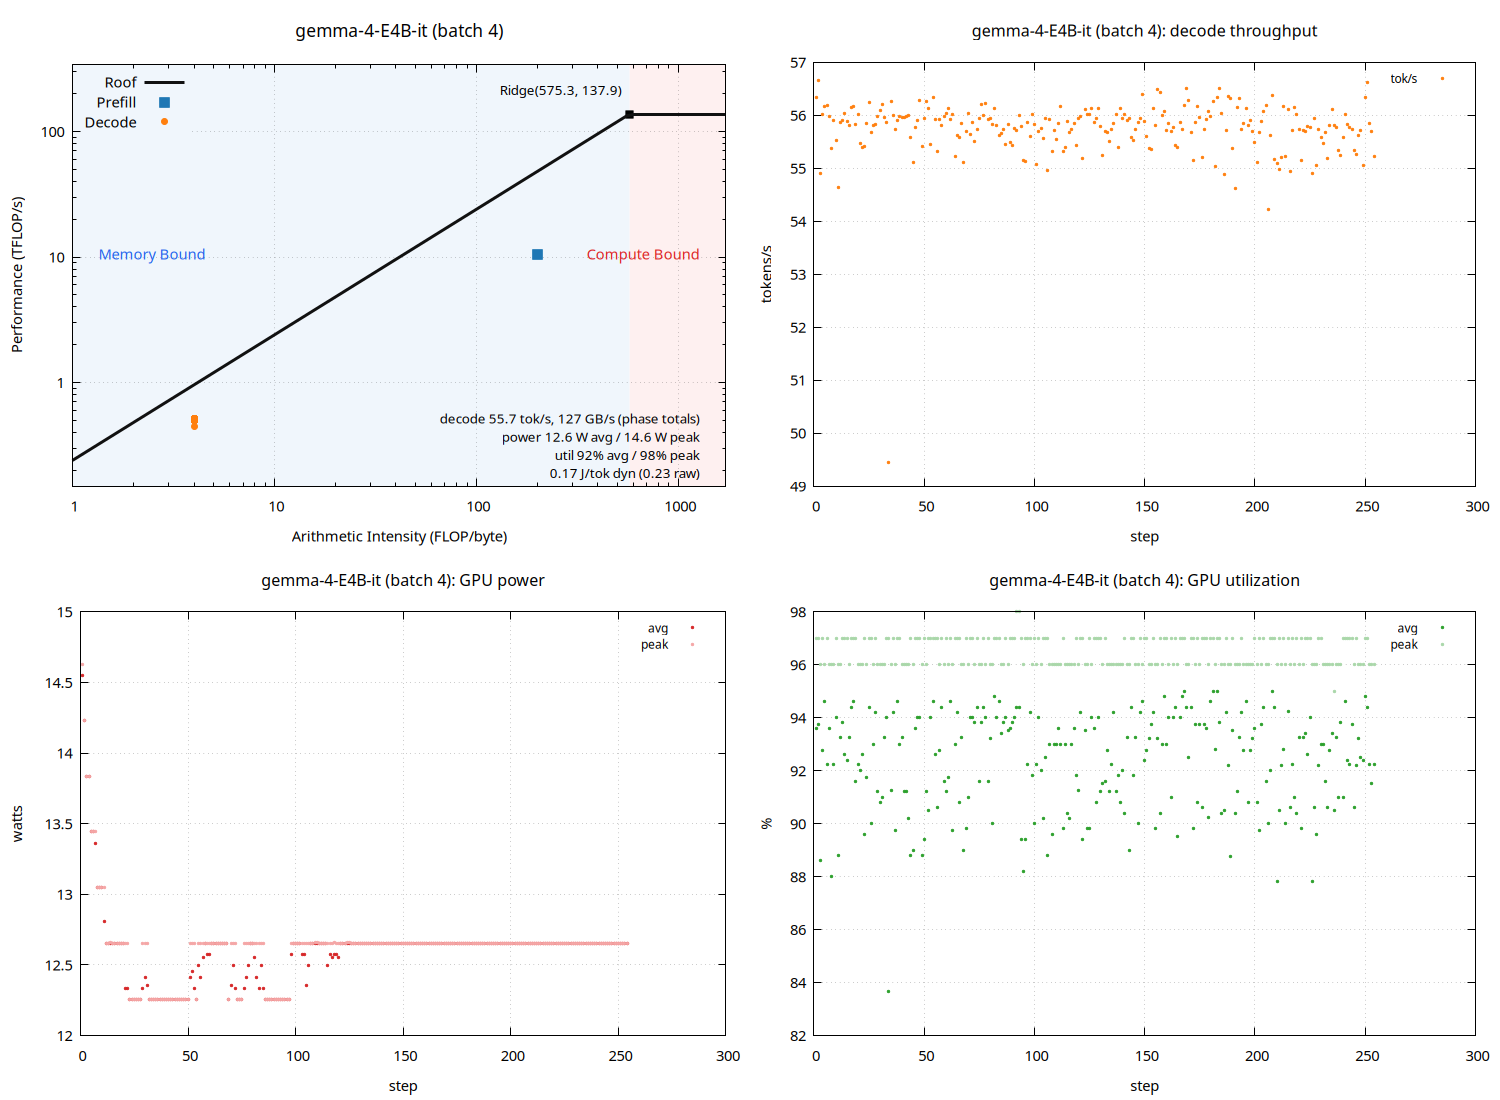

This chart was generated by the following gnuplot code:
set terminal pngcairo size 1500,1100 enhanced font 'Sans,11'
set output 'gemma_metrics_roofline.png'
set datafile separator "\t"
set datafile missing 'NaN'
set multiplot layout 2,2
unset label
unset object
unset arrow
set title "gemma-4-E4B-it (batch 4)" font ',13'
set xlabel "Arithmetic Intensity (FLOP/byte)"
set ylabel "Performance (TFLOP/s)"
set logscale xy
set xrange [1:1725.91]
set yrange [0.149651:344.75]
set grid xtics ytics
set key top left
set object 1 rectangle from graph 0, graph 0 to first 575.302, graph 1 \
    fillcolor rgb '#dce9f7' fillstyle solid 0.45 noborder behind
set object 2 rectangle from first 575.302, graph 0 to graph 1, graph 1 \
    fillcolor rgb '#fbdcdc' fillstyle solid 0.45 noborder behind
set label 1 "Memory Bound" at graph 0.04, graph 0.55 left \
    textcolor rgb '#2563eb' font ',11'
set label 2 "Compute Bound" at graph 0.96, graph 0.55 right \
    textcolor rgb '#dc2626' font ',11'
set label 3 "Ridge(575.3, 137.9)" \
    at first 575.302, first 137.9 right \
    point pointtype 5 pointsize 1.2 \
    offset character -1.5, character 1 font ',10'
set label 4 "decode 55.7 tok/s, 127 GB/s (phase totals)\npower 12.6 W avg / 14.6 W peak\nutil 92% avg / 98% peak\n0.17 J/tok dyn (0.23 raw)" at graph 0.96, graph 0.16 right font ',10'
peak_t = 137.9
peak_b = 239.7
roof(x) = (x * peak_b / 1000.0 < peak_t) ? x * peak_b / 1000.0 : peak_t
plot roof(x) with lines linewidth 3 linecolor rgb '#111111' title 'Roof', \
     'gemma_metrics_roofline.dat' using 3:(strcol(2) eq 'prefill' ? $4 : 1/0) with points \
         pointtype 5 pointsize 1.6 linecolor rgb '#1f77b4' title 'Prefill', \
     'gemma_metrics_roofline.dat' using 3:(strcol(2) eq 'decode' ? $4 : 1/0) with points \
         pointtype 7 pointsize 1.0 linecolor rgb '#ff7f0e' title 'Decode'

unset label
unset object
unset arrow
unset logscale
set xrange [*:*]
set yrange [*:*]
set title "gemma-4-E4B-it (batch 4): decode throughput" font ',12'
set xlabel "step"
set ylabel "tokens/s"
set grid xtics ytics
set key top right font ',9'
plot 'gemma_metrics_roofline.dat' using 1:(strcol(2) eq 'decode' ? $5 : 1/0) with points pointtype 7 pointsize 0.4 linecolor rgb '#ff7f0e' title 'tok/s'

unset label
unset object
unset arrow
unset logscale
set xrange [*:*]
set yrange [*:*]
set title "gemma-4-E4B-it (batch 4): GPU power" font ',12'
set xlabel "step"
set ylabel "watts"
set grid xtics ytics
set key top right font ',9'
plot 'gemma_metrics_roofline.dat' using 1:(strcol(2) eq 'decode' ? $6 : 1/0) with points pointtype 7 pointsize 0.4 linecolor rgb '#d62728' title 'avg', \
     'gemma_metrics_roofline.dat' using 1:(strcol(2) eq 'decode' ? $8 : 1/0) with points pointtype 7 pointsize 0.4 linecolor rgb '#f4a6a6' title 'peak'

unset label
unset object
unset arrow
unset logscale
set xrange [*:*]
set yrange [*:*]
set title "gemma-4-E4B-it (batch 4): GPU utilization" font ',12'
set xlabel "step"
set ylabel "%"
set grid xtics ytics
set key top right font ',9'
plot 'gemma_metrics_roofline.dat' using 1:(strcol(2) eq 'decode' ? $7 : 1/0) with points pointtype 7 pointsize 0.4 linecolor rgb '#2ca02c' title 'avg', \
     'gemma_metrics_roofline.dat' using 1:(strcol(2) eq 'decode' ? $9 : 1/0) with points pointtype 7 pointsize 0.4 linecolor rgb '#a9d7a9' title 'peak'

unset multiplot
